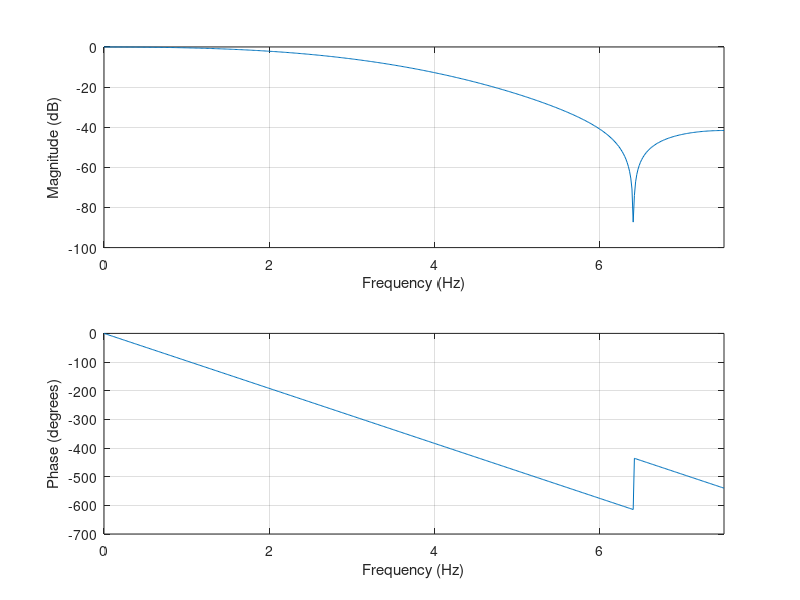

Recreate this plot in MATLAB. (Note: this script raises an error after producing the figure.)
%clear all
%load('data_test2.mat');
n=8;
fs=15; % 76Hz
f=fs/2;
wn=3/f;
b=fir1(n,wn,'low');
freqz(b,1,512,fs);
y=filter(b,1,accx);
figure(2)
ax1=subplot(2,1,1);
plot(dt,accx)
ax2=subplot(2,1,2);
plot(dt,y);
linkaxes([ax1,ax2],'x');   %pri zoomovani su grafy previazane v x-osy